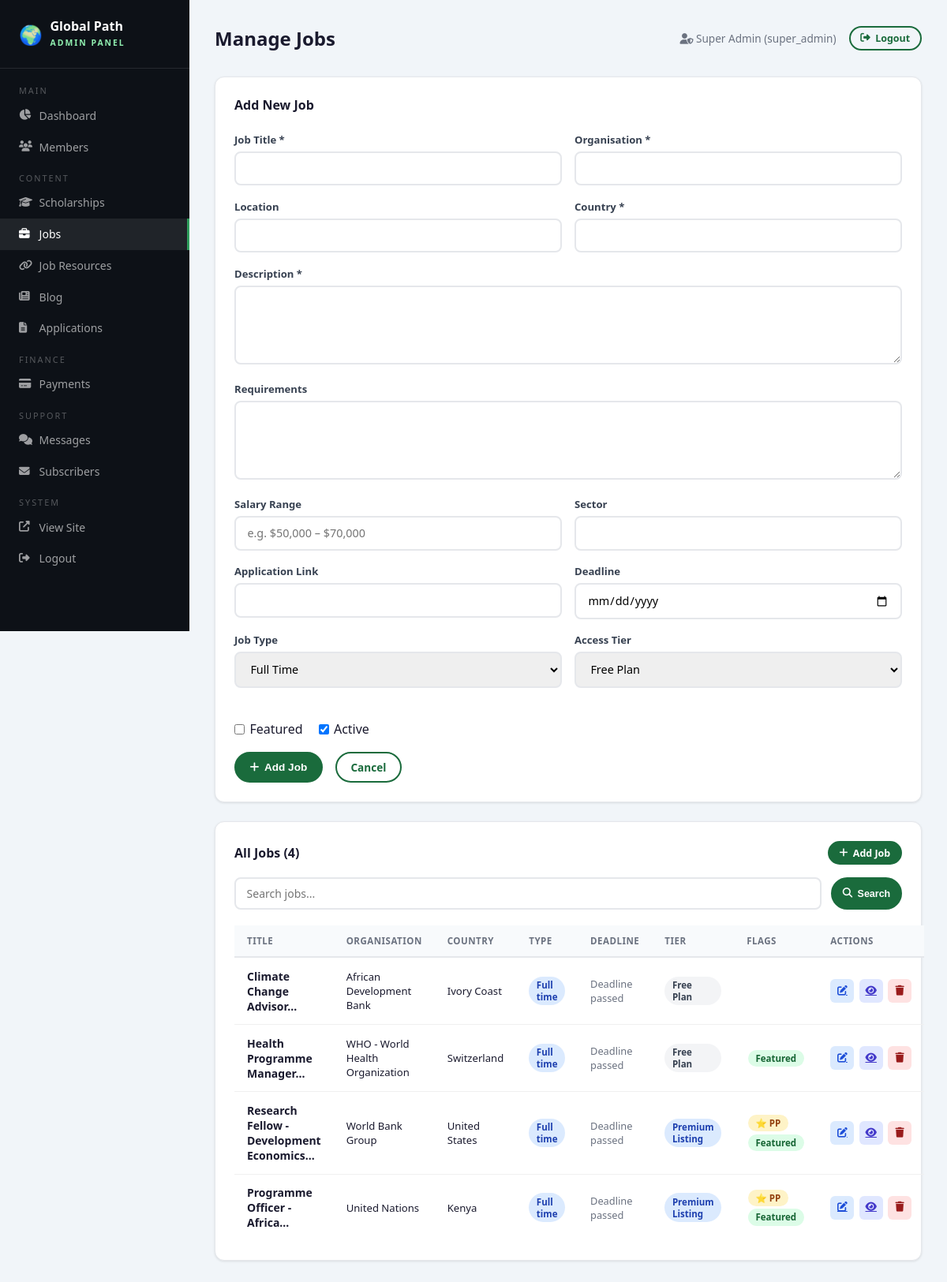
Page /admin/jobs.php?add=1 (signed in) on the committed database.
### tables this page shows
CREATE TABLE jobs (
    id INT AUTO_INCREMENT PRIMARY KEY,
    title VARCHAR(300) NOT NULL,
    organization VARCHAR(200) NOT NULL,
    location VARCHAR(200) NOT NULL,
    country VARCHAR(150) NOT NULL,
    description TEXT NOT NULL,
    requirements TEXT,
    salary_range VARCHAR(100),
    deadline DATE,
    link VARCHAR(500),
    source_org VARCHAR(200),
    job_type ENUM('full_time','part_time','contract','internship','volunteer') DEFAULT 'full_time',
    sector VARCHAR(150),
    is_premium_only TINYINT(1) DEFAULT 0 COMMENT '1 = Premium Plus first access',
    is_featured TINYINT(1) DEFAULT 0,
    is_active TINYINT(1) DEFAULT 1,
    image VARCHAR(255) NULL,
    created_by INT,
    listing_origin VARCHAR(20) NOT NULL DEFAULT 'manual',
    external_source_key VARCHAR(120) NULL,
    external_id VARCHAR(191) NULL,
    published_at DATETIME NULL,
    last_seen_at DATETIME NULL,
    last_synced_at DATETIME NULL,
    live_metadata MEDIUMTEXT NULL,
    created_at DATETIME DEFAULT CURRENT_TIMESTAMP,
    updated_at DATETIME DEFAULT CURRENT_TIMESTAMP ON UPDATE CURRENT_TIMESTAMP,
    FOREIGN KEY (created_by) REFERENCES admins(id) ON DELETE SET NULL
);

### css/includes/config.php (called while the page is built, shortened)
<?php
function sanitize($input) {
    return htmlspecialchars(strip_tags(trim($input)), ENT_QUOTES, 'UTF-8');
}
?>

### includes/content_bootstrap.php (called while the page is built, shortened)
<?php
require_once __DIR__ . '/config.php';
function jobAccessTierLabel($tier) {
    $labels = [
        'free' => 'Free Plan',
        'premium' => 'Premium Listing',
        'premium_plus' => 'Premium Plus Listing',
    ];
    return $labels[$tier] ?? 'Free Plan';
}
function jobAccessTierBadgeClass($tier) {
    $classes = [
        'free' => 'badge-gray',
        'premium' => 'badge-blue',
        'premium_plus' => 'badge-premium',
    ];
    return $classes[$tier] ?? 'badge-gray';
}
function getJobOrderBySql($alias = '') {
    $prefix = $alias !== '' ? rtrim($alias, '.') . '.' : '';
    return "CASE WHEN {$prefix}deadline IS NOT NULL AND {$prefix}deadline < CURDATE() THEN 1 ELSE 0 END ASC, COALESCE({$prefix}published_at, {$prefix}updated_at, {$prefix}created_at) DESC, {$prefix}id DESC";
}
function jobDeadlineMeta(array $job) {
    $deadline = strtotime($job['deadline']);
    $today = strtotime(date('Y-m-d'));
    $daysLeft = (int)floor(($deadline - $today) / 86400);
    if ($daysLeft < 0) {
        return [
            'label' => 'Deadline passed',
            'class' => 'passed',
        ];
    }
    return [
        'label' => date('d M Y', $deadline),
        'class' => 'date',
    ];
}

### admin/jobs.php (the view, shortened to what this page needs)
<?php
require_once '../includes/content_bootstrap.php';
require_once 'header.php';
$db = getDB();
$edit=null;
$search=sanitize($_GET['search']??'');
$where=$search?"WHERE title LIKE ? OR organization LIKE ?":'';
$params=$search?["%$search%","%$search%"]:[];
$page=max(1,(int)($_GET['page']??1));$perPage=15;$offset=($page-1)*$perPage;
$total=$db->prepare("SELECT COUNT(*) FROM jobs $where");$total->execute($params);$total=$total->fetchColumn();
$list=$db->prepare("SELECT * FROM jobs $where ORDER BY " . getJobOrderBySql() . " LIMIT $perPage OFFSET $offset");
$list->execute($params);$jobs=$list->fetchAll();
?>
<?php if($edit||isset($_GET['add'])): ?>
<div class="admin-card">
    <h3 style="font-size:1rem;font-weight:700;margin-bottom:1.5rem;"><?= $edit?'Edit Job':'Add New Job' ?></h3>
    <form method="POST">
        <div class="form-row">
            <div class="form-group"><label class="form-label">Job Title *</label><input type="text" name="title" required value="<?= htmlspecialchars($edit['title']??'') ?>"></div>
            <div class="form-group"><label class="form-label">Organisation *</label><input type="text" name="organization" required value="<?= htmlspecialchars($edit['organization']??'') ?>"></div>
        </div>
        <div class="form-row">
            <div class="form-group"><label class="form-label">Location</label><input type="text" name="location" value="<?= htmlspecialchars($edit['location']??'') ?>"></div>
            <div class="form-group"><label class="form-label">Country *</label><input type="text" name="country" required value="<?= htmlspecialchars($edit['country']??'') ?>"></div>
        </div>
        <div class="form-group"><label class="form-label">Description *</label><textarea name="description" required><?= htmlspecialchars($edit['description']??'') ?></textarea></div>
        <div class="form-group"><label class="form-label">Requirements</label><textarea name="requirements"><?= htmlspecialchars($edit['requirements']??'') ?></textarea></div>
        <div class="form-row">
            <div class="form-group"><label class="form-label">Salary Range</label><input type="text" name="salary_range" placeholder="e.g. $50,000 – $70,000" value="<?= htmlspecialchars($edit['salary_range']??'') ?>"></div>
            <div class="form-group"><label class="form-label">Sector</label><input type="text" name="sector" value="<?= htmlspecialchars($edit['sector']??'') ?>"></div>
        </div>
        <div class="form-row">
            <div class="form-group"><label class="form-label">Application Link</label><input type="url" name="link" value="<?= htmlspecialchars($edit['link']??'') ?>"></div>
            <div class="form-group"><label class="form-label">Deadline</label><input type="date" name="deadline" value="<?= $edit['deadline']??'' ?>"></div>
        </div>
        <div class="form-row">
            <div class="form-group"><label class="form-label">Job Type</label>
                <select name="job_type">
                    <?php foreach(['full_time'=>'Full Time','part_time'=>'Part Time','contract'=>'Contract','internship'=>'Internship','volunteer'=>'Volunteer'] as $v=>$l): ?>
                    <option value="<?=$v?>" <?=($edit['job_type']??'')===$v?'selected':''?>><?=$l?></option>
                    <?php endforeach; ?>
                </select>
            </div>
            <div class="form-group"><label class="form-label">Access Tier</label>
                <select name="access_tier">
                    <?php foreach(['free'=>'Free Plan','premium'=>'Premium Listing','premium_plus'=>'Premium Plus Listing'] as $v=>$l): ?>
                    <option value="<?=$v?>" <?= (($edit['access_tier'] ?? (($edit['is_premium_only'] ?? 0) ? 'premium' : 'free')) === $v) ? 'selected' : '' ?>><?=$l?></option>
                    <?php endforeach; ?>
                </select>
            </div>
        </div>
        <div class="form-row">
            <div class="form-group" style="display:flex;align-items:center;gap:1.25rem;padding-top:1.5rem;">
                <label style="display:flex;align-items:center;gap:.4rem;cursor:pointer;"><input type="checkbox" name="is_featured" <?=($edit['is_featured']??0)?'checked':''?>> Featured</label>
                <label style="display:flex;align-items:center;gap:.4rem;cursor:pointer;"><input type="checkbox" name="is_active" <?=($edit['is_active']??1)?'checked':''?>> Active</label>
            </div>
        </div>
        <div style="display:flex;gap:1rem;">
            <button type="submit" class="btn btn-primary"><?= $edit?'<i class="fas fa-save"></i> Update':'<i class="fas fa-plus"></i> Add' ?> Job</button>
            <a href="jobs.php" class="btn btn-outline">Cancel</a>
        </div>
    </form>
</div>
<?php endif; ?>
<div class="admin-card">
    <div style="display:flex;justify-content:space-between;align-items:center;margin-bottom:1rem;flex-wrap:wrap;gap:.75rem;">
        <h3 style="font-size:1rem;font-weight:700;">All Jobs (<?= $total ?>)</h3>
        <a href="?add=1" class="btn btn-primary btn-sm"><i class="fas fa-plus"></i> Add Job</a>
    </div>
    <form method="GET" class="search-row">
        <input type="text" name="search" placeholder="Search jobs..." value="<?= htmlspecialchars($search) ?>">
        <button type="submit" class="btn btn-primary btn-sm"><i class="fas fa-search"></i> Search</button>
    </form>
    <table>
        <thead><tr><th>Title</th><th>Organisation</th><th>Country</th><th>Type</th><th>Deadline</th><th>Tier</th><th>Flags</th><th>Actions</th></tr></thead>
        <tbody>
        <?php foreach($jobs as $j): ?>
        <tr>
            <td><strong><?= htmlspecialchars(substr($j['title'],0,45)) ?>...</strong></td>
            <td style="font-size:.82rem"><?= htmlspecialchars($j['organization']) ?></td>
            <td style="font-size:.82rem"><?= htmlspecialchars($j['country']) ?></td>
            <td><span class="badge badge-blue"><?= str_replace('_',' ',ucfirst($j['job_type'])) ?></span></td>
            <?php $deadlineMeta = jobDeadlineMeta($j); $jobTier = $j['access_tier'] ?? (($j['is_premium_only'] ?? 0) ? 'premium' : 'free'); ?>
            <td style="font-size:.8rem;color:#6b7280"><?= htmlspecialchars($deadlineMeta['label']) ?></td>
            <td><span class="badge <?= jobAccessTierBadgeClass($jobTier) ?>"><?= htmlspecialchars(jobAccessTierLabel($jobTier)) ?></span></td>
            <td>
                <?php if($j['is_premium_only']): ?><span class="badge badge-gold" style="margin:.1rem;">⭐ PP</span><?php endif; ?>
                <?php if($j['is_featured']): ?><span class="badge badge-green" style="margin:.1rem;">Featured</span><?php endif; ?>
            </td>
            <td>
                <div style="display:flex;gap:.4rem;">
                    <a href="?edit=<?= $j['id'] ?>" class="btn-icon edit" title="Edit"><i class="fas fa-edit"></i></a>
                    <a href="<?= SITE_URL ?>/job-detail.php?id=<?= $j['id'] ?>" target="_blank" class="btn-icon edit" style="background:#e0e7ff;color:#4338ca" title="View"><i class="fas fa-eye"></i></a>
                    <button onclick="confirmDelete('?delete=<?= $j['id'] ?>','Delete this job?')" class="btn-icon delete"><i class="fas fa-trash"></i></button>
                </div>
            </td>
        </tr>
        <?php endforeach; ?>
        </tbody>
    </table>
</div>
<?php require_once 'footer.php'; ?>

### admin/header.php (style rules this page uses)
* { box-sizing:border-box;margin:0;padding:0 }
body { font-family:'Segoe UI',sans-serif;background:#f1f5f9;color:#1a1a2e; }
.admin-card { background:white;border-radius:12px;padding:1.5rem;box-shadow:0 1px 3px rgba(0,0,0,.1);border:1px solid #e5e7eb;margin-bottom:1.5rem; }
table { width:100%;border-collapse:collapse;font-size:.875rem }
th { background:#f8fafc;padding:.75rem 1rem;text-align:left;font-size:.72rem;font-weight:700;text-transform:uppercase;letter-spacing:.5px;color:#6b7280;border-bottom:2px solid #e5e7eb }
td { padding:.85rem 1rem;border-bottom:1px solid #f0f0f0;vertical-align:middle }
tr:last-child td { border-bottom:none }
.badge { display:inline-flex;align-items:center;gap:.25rem;padding:.2rem .6rem;border-radius:20px;font-size:.72rem;font-weight:600 }
.badge-green { background:#dcfce7;color:#166534 }
.badge-blue { background:#dbeafe;color:#1e40af }
.badge-gold { background:#fef3c7;color:#92400e }
.badge-gray { background:#f3f4f6;color:#374151 }
.btn { display:inline-flex;align-items:center;gap:.4rem;padding:.5rem 1.1rem;border-radius:50px;font-size:.85rem;font-weight:600;text-decoration:none;cursor:pointer;border:2px solid transparent;transition:.2s }
.btn-primary { background:#1a6b3c;color:white;border-color:#1a6b3c }
.btn-outline { background:transparent;color:#1a6b3c;border-color:#1a6b3c }
.btn-sm { padding:.3rem .8rem;font-size:.78rem }
.btn-icon { width:30px;height:30px;border-radius:6px;border:none;cursor:pointer;display:flex;align-items:center;justify-content:center;font-size:.8rem;transition:.2s }
.btn-icon.edit { background:#dbeafe;color:#1d4ed8 }
.btn-icon.delete { background:#fee2e2;color:#991b1b }
.form-group { margin-bottom:1.1rem }
label.form-label { display:block;font-size:.82rem;font-weight:600;color:#374151;margin-bottom:.35rem }
input[type=text],input[type=email],input[type=number],input[type=date],input[type=url],textarea,select { width:100%;padding:.65rem .9rem;border:2px solid #e5e7eb;border-radius:8px;font-size:.9rem;outline:none;transition:.2s;font-family:inherit }
textarea { min-height:100px;resize:vertical }
.form-row { display:grid;grid-template-columns:1fr 1fr;gap:1rem }
.search-row { display:flex;gap:.75rem;margin-bottom:1.25rem;flex-wrap:wrap }
.search-row input,.search-row select { flex:1;min-width:140px;padding:.55rem .85rem;border:2px solid #e5e7eb;border-radius:8px;font-size:.875rem;outline:none }

### rows in the picture
jobs: title "Climate Change Advisor", organization "African Development Bank", country "Ivory Coast", job_type "Full time", label "Deadline passed", is_premium_only "Free Plan"
jobs: title "Health Programme Manager", organization "WHO - World Health Organization", country "Switzerland", job_type "Full time", label "Deadline passed", is_premium_only "Free Plan", is_featured "Featured"
jobs: title "Research Fellow - Development Economics", organization "World Bank Group", country "United States", job_type "Full time", label "Deadline passed", is_premium_only "Premium Listing", shows "⭐ PP", is_featured "Featured"
jobs: title "Programme Officer - Africa", organization "United Nations", country "Kenya", job_type "Full time", label "Deadline passed", is_premium_only "Premium Listing", shows "⭐ PP", is_featured "Featured"

### other values in the picture
$adminTitle "Manage Jobs"
$_SESSION['admin_name'] "Super Admin"
$_SESSION['admin_role'] "super_admin"
$total "4"
form field job_type "Full Time"
form field access_tier "Free Plan"
